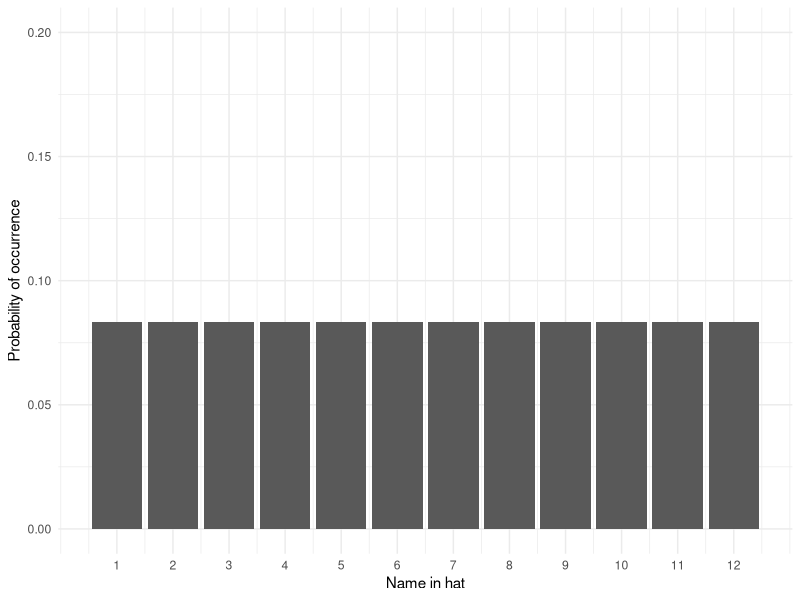
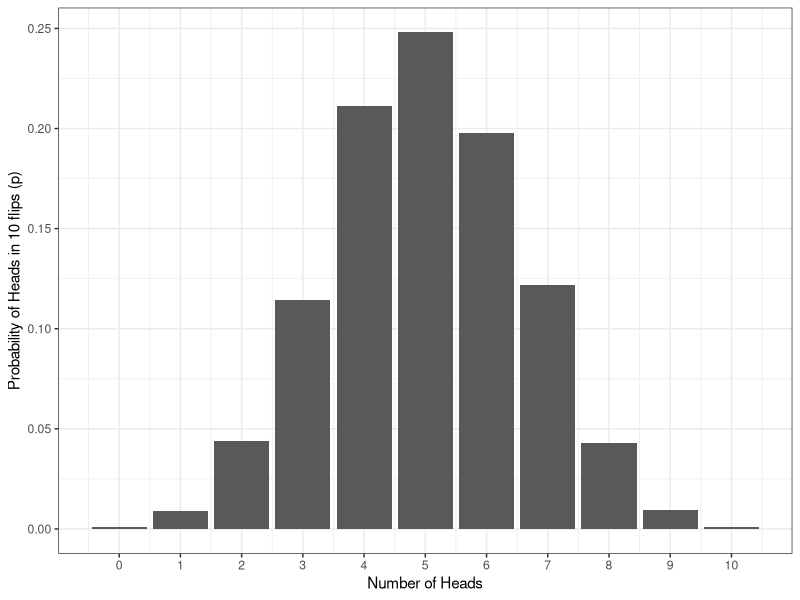

Write the R code that produced these figures, in order. (Note: this script raises an error after producing the figures.)
## ---- chunk 1
1/12
## ---- chunk 2
library(tidyverse)
name <- 1:12
prob <- sample(x = .08333333, size = 12, replace = TRUE)
dat <- tibble(name, prob)
ggplot(dat, aes(name, prob)) +
  geom_col() +
  scale_y_continuous(limits = c(0,.2), name = "Probability of occurrence") +
  scale_x_continuous(breaks = c(1,2,3,4,5,6,7,8,9,10,11,12), name = "Name in hat") +
  theme_minimal()
## ---- chunk 3
heads10000 <- replicate(n = 10000, expr = sample(0:1, 10, TRUE) %>% sum())

data10000 <- tibble(heads = heads10000) %>%   # convert to a tibble
                group_by(heads) %>%     # group by number of possibilities 
                summarise(n = n(), # count occurances of each possibility,
                          p=n/10000) # & calculate probability (p) of each

ggplot(data10000, aes(x = heads,y = p)) + 
  geom_bar(stat = "identity") + 
  labs(x = "Number of Heads", y = "Probability of Heads in 10 flips (p)") +
  theme_bw() +
  scale_x_continuous(breaks = c(0,1,2,3,4,5,6,7,8,9,10))
## ---- chunk 4
knitr::include_graphics(path="./images/norm_dist_height.png")
## ---- chunk 5
knitr::include_graphics(path="./images/normal_dist.gif")
## ---- chunk 6
pbinom(q = 7, size = 10, prob = .5) 
## ---- chunk 7
ggplot(data10000, aes(x = heads,y = p)) + 
  geom_bar(stat = "identity", aes(fill = heads >7), show.legend = FALSE, alpha = .8) + 
  labs(x = "Number of Heads", y = "Probability of Heads in 10 flips (p)") +
  theme_bw() +
  scale_x_continuous(breaks = c(0,1,2,3,4,5,6,7,8,9,10)) +
  scale_fill_viridis_d(option = "E")
## ---- chunk 8
qbinom(p = .05, size = 10, prob = .5)
## ---- chunk 9

knitr::include_url("https://shannon-mcnee19.shinyapps.io/binomial_shiny/",
                   height = "800px")

## ---- chunk 10
men <- rnorm(n = 100000, mean = 176.2, sd = 6.748)
women <- rnorm(n = 100000, mean = 163.8, sd = 6.931)

heights <- tibble(men, women) %>%
  pivot_longer(names_to = "sex", values_to = "height", men:women)
ggplot(heights, aes(x = height, fill = sex)) +
  geom_density(alpha = .6) +
  scale_fill_viridis_d(option = "E", name = "Sex", labels = c("Men", "Women")) +
  theme_minimal()
  
